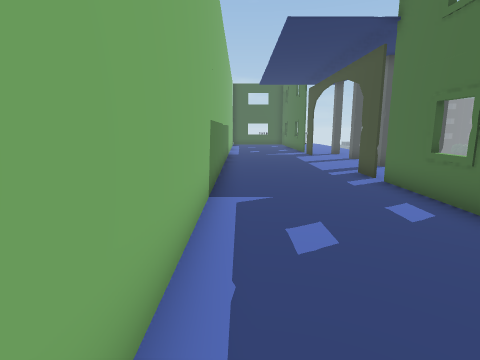
View 1 (above)

16 first-person views from a walk through a Unity game level. The camera is 1.5 m above the floor, tilts 10° down and sees 80° across. The floor is counted in squares, 1 m on a side. Each view is taken from the middle of a square. On the plan, view 1 faces up. The plan holds only what a view shows up to about 14 squares ahead; the rest is blank. The place goes on beyond the plan. The player is left out. Some animated figures are not drawn.

View 2
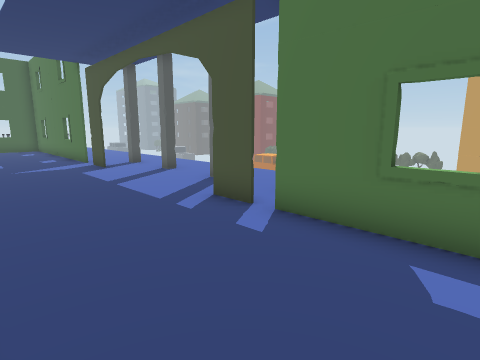

View 3
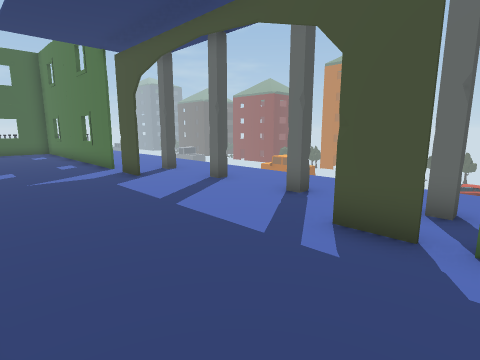

View 4
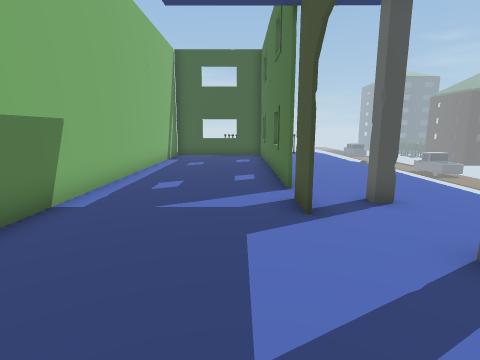

View 5
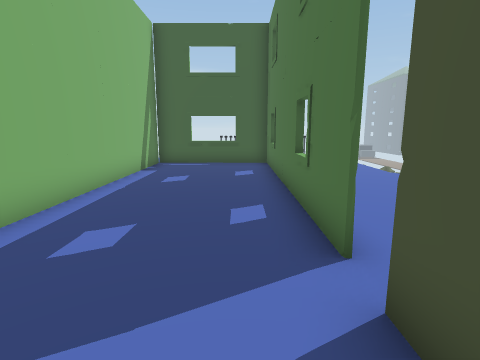

View 6
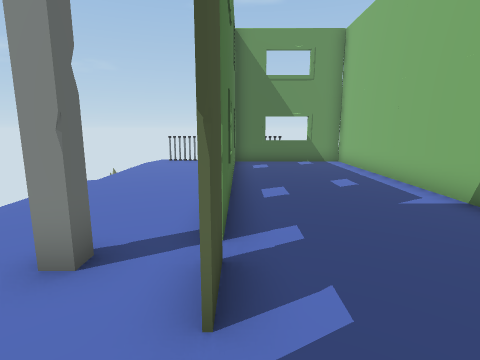

View 7
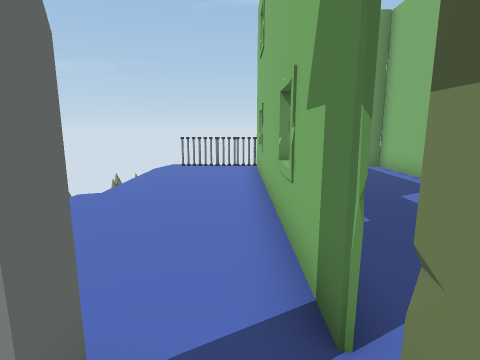

View 8
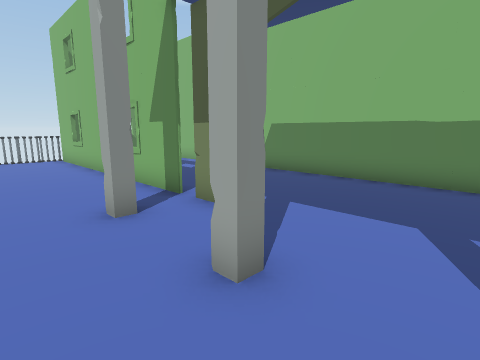

View 9
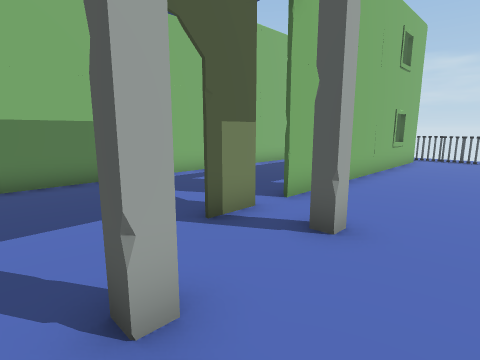

View 10
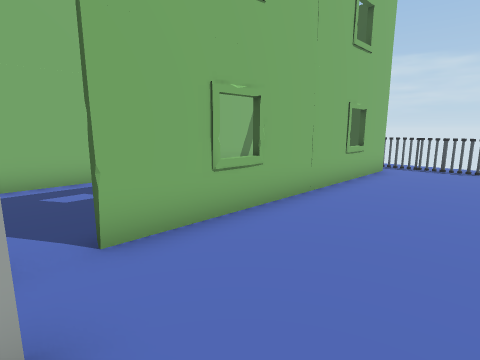

View 11
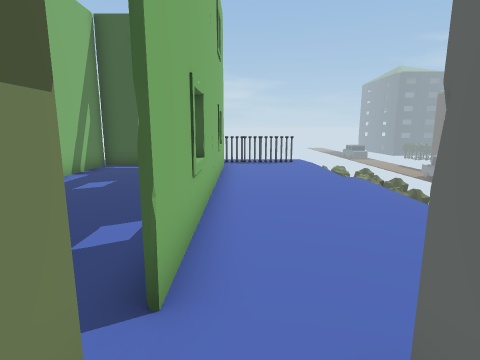

View 12
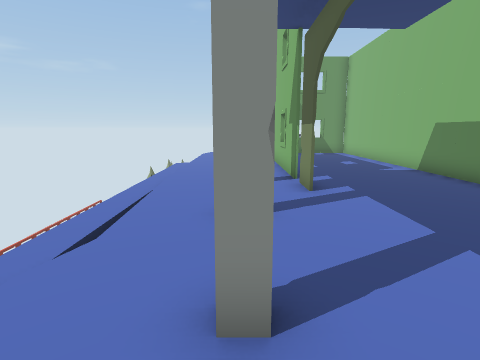

View 13
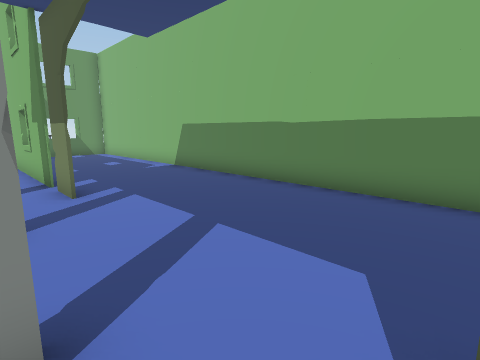

View 14
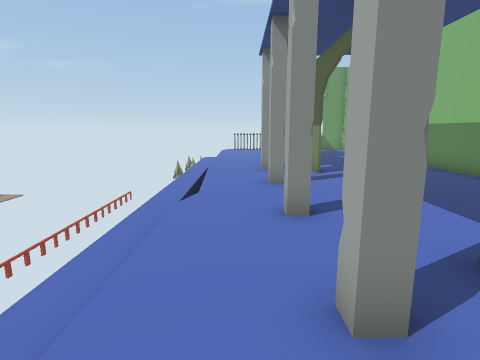

View 15
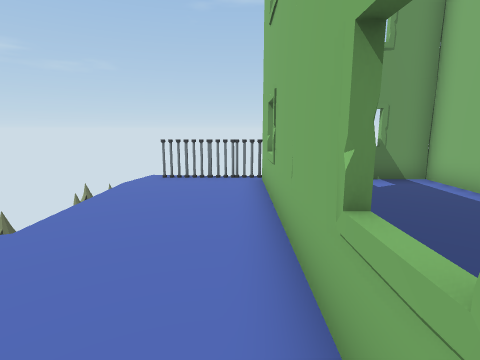

View 16
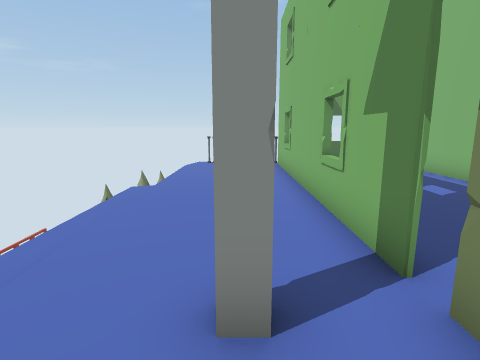

### Floor plan
Key: @ floor where view 1 was taken; # wall or solid block; x gap in a wall; . floor; = window, fence, low wall or low ledge; v drop or lower ground.
Columns run from 1 left of view 1 to 9 right of it. Each row starts with its distance up from view 1.
 31      .....
 30      ####.
 29 ###=##....
 28 #....#....
 27 #....#....
 26 #....#....v
 25 #....#....v
 24 #....#....v
 23 #....#....v
 22 #....#....v
 21 #....#....v
 20 #....#....v
 19 #....x....v
 18 #....x.#..v
 17 #....#....v
 16 #.........v
 15 #......#..v
 14 #.........v
 13 #.........v
 12 #......#..v
 11 #.........v
 10 #....#....v
  9 #....x.#..v
  8 #....x....v
  7 #....#....v
  6 #....=....v
  5 #....#....v
  4 #....#....v
  3 #....#....v
  2 #....#....
  1 #....=....
  0 #@...#....
 -1 #....#....
 -2 ###=##x#

Positions as (right, up) in squares from view 1, and headings:
1: (0, 0), facing up
2: (0, 5), facing up-right
3: (0, 8), facing up-right
4: (3, 12), facing up
5: (3, 16), facing up
6: (4, 12), facing down
7: (5, 10), facing down
8: (8, 14), facing down-left
9: (8, 14), facing up-left
10: (8, 18), facing up-left
11: (5, 17), facing up
12: (6, 17), facing down
13: (6, 17), facing down-left
14: (7, 20), facing down
15: (5, 7), facing down
16: (6, 11), facing down
